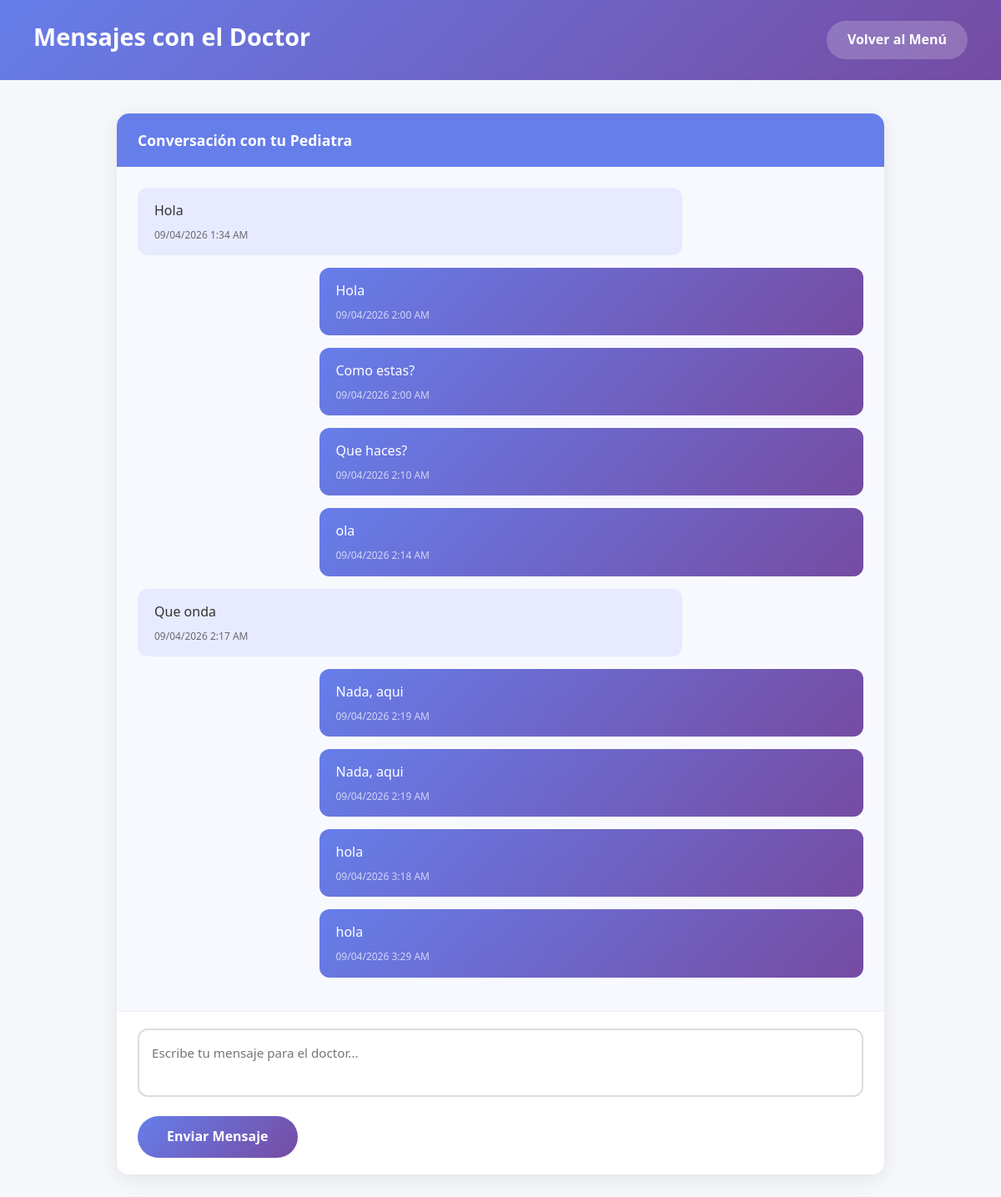
Page /PediatraNew/public/usuario/mensaje.php (signed in) on the committed database.
### tables this page shows
CREATE TABLE `mensajes` (
  `id` int(11) NOT NULL,
  `emisor_id` int(11) DEFAULT NULL,
  `paciente_id` int(11) DEFAULT NULL,
  `receptor_id` int(11) DEFAULT NULL,
  `tipo_emisor` enum('usuario','doctor') NOT NULL,
  `mensaje` text NOT NULL,
  `fecha_envio` datetime DEFAULT current_timestamp(),
  `leido` tinyint(1) DEFAULT 0
);

### PediatraNew/public/usuario/mensaje.php (the view, shortened to what this page needs)
<?php
require_once '../../api/conexion.php';
$usuarioId = $_SESSION['usuario_id'];
$paciente = $conexion->query("SELECT id FROM pacientes WHERE usuario_id = $usuarioId")->fetch_assoc();
$pacienteId = $paciente['id'] ?? 0;
?>
<!DOCTYPE html>
<html lang="es">
<head>
    <link href="https://cdn.jsdelivr.net/npm/bootstrap@5.3.0/dist/css/bootstrap.min.css" rel="stylesheet">
    <link rel="stylesheet" href="../styles.css">
</head>
<body>
    <div class="page-header">
        <h1>Mensajes con el Doctor</h1>
        <a href="dashboard.php" class="btn-volver">Volver al Menú</a>
    </div>
    <div class="content">
        <?php if ($pacienteId > 0): ?>
        <div class="chat-panel">
            <div class="chat-header">
                Conversación con tu Pediatra
            </div>
            <div class="chat-messages">
                <?php
                $mensajes = $conexion->query("SELECT * FROM mensajes
                                              WHERE paciente_id = $pacienteId
                                              ORDER BY fecha_envio ASC");
                if ($mensajes->num_rows > 0) {
                    while ($msg = $mensajes->fetch_assoc()) {
                        $clase = $msg['tipo_emisor'] == 'usuario' ? 'message-usuario' : 'message-doctor';
                        $texto = htmlspecialchars($msg['mensaje']);
                        $tiempo = date('d/m/Y g:i A', strtotime($msg['fecha_envio']));
                        echo "<div class='message $clase'>";
                        echo "<div class='message-text'>$texto</div>";
                        echo "<div class='message-time'>$tiempo</div>";
                        echo "</div>";
                    }
                } else {
                    echo "<p style='text-align:center;color:#888;padding:40px;'>Aún no hay mensajes. ¡Escribe el primero!</p>";
                }
                ?>
            </div>
            <form class="chat-input" method="POST">
                <textarea name="mensaje" rows="2" placeholder="Escribe tu mensaje para el doctor..." required></textarea>
                <button type="submit" class="btn-enviar">Enviar Mensaje</button>
            </form>
        </div>
        <?php endif; ?>
    </div>
</body>
</html>

### PediatraNew/public/styles.css (style rules this page uses)
* { margin: 0; padding: 0; box-sizing: border-box; }
body { font-family: 'Segoe UI', Tahoma, Geneva, Verdana, sans-serif; line-height: 1.6; color: #333; background-color: #f5f7fa; overflow-x: hidden; }

### PediatraNew/public/usuario/mensaje.php (style rules this page uses)
* { margin: 0; padding: 0; box-sizing: border-box; }
body { font-family: 'Segoe UI', Tahoma, Geneva, Verdana, sans-serif; background: #f5f7fa; min-height: 100vh; }
.page-header { background: linear-gradient(135deg, #667eea 0%, #764ba2 100%); padding: 25px 40px; display: flex; justify-content: space-between; align-items: center; }
.page-header h1 { color: white; font-size: 1.8rem; font-weight: 700; }
.btn-volver { background: rgba(255,255,255,0.2); color: white; padding: 10px 25px; border: none; border-radius: 25px; text-decoration: none; font-weight: 600; }
.content { padding: 40px; max-width: 1000px; margin: 0 auto; }
.chat-panel { background: white; border-radius: 15px; overflow: hidden; box-shadow: 0 5px 25px rgba(0,0,0,0.08); display: flex; flex-direction: column; height: calc(100vh - 200px); min-height: 500px; }
.chat-header { background: #667eea; color: white; padding: 18px 25px; font-weight: 600; font-size: 1.1rem; }
.chat-messages { flex: 1; padding: 25px; overflow-y: auto; background: #f8f9ff; }
.message { padding: 15px 20px; margin-bottom: 15px; border-radius: 12px; max-width: 75%; }
.message-usuario { background: linear-gradient(135deg, #667eea, #764ba2); color: white; margin-left: auto; }
.message-doctor { background: #e8ebff; margin-right: auto; }
.message-text { line-height: 1.5; margin-bottom: 8px; }
.message-time { font-size: 0.75rem; opacity: 0.7; }
.chat-input { padding: 20px 25px; border-top: 1px solid #eee; background: white; }
.chat-input textarea { width: 100%; padding: 15px; border: 2px solid #ddd; border-radius: 12px; resize: none; font-family: inherit; font-size: 0.95rem; margin-bottom: 15px; }
.btn-enviar { background: linear-gradient(135deg, #667eea, #764ba2); color: white; padding: 12px 35px; border: none; border-radius: 25px; font-weight: 600; cursor: pointer; }

### rows in the picture
mensajes: mensaje "Hola", fecha_envio "09/04/2026 1:34 AM"
mensajes: mensaje "Hola", fecha_envio "09/04/2026 2:00 AM"
mensajes: mensaje "Como estas?", fecha_envio "09/04/2026 2:00 AM"
mensajes: mensaje "Que haces?", fecha_envio "09/04/2026 2:10 AM"
mensajes: mensaje "ola", fecha_envio "09/04/2026 2:14 AM"
mensajes: mensaje "Que onda", fecha_envio "09/04/2026 2:17 AM"
mensajes: mensaje "Nada, aqui", fecha_envio "09/04/2026 2:19 AM"
mensajes: mensaje "Nada, aqui", fecha_envio "09/04/2026 2:19 AM"
mensajes: mensaje "hola", fecha_envio "09/04/2026 3:18 AM"
mensajes: mensaje "hola", fecha_envio "09/04/2026 3:29 AM"
